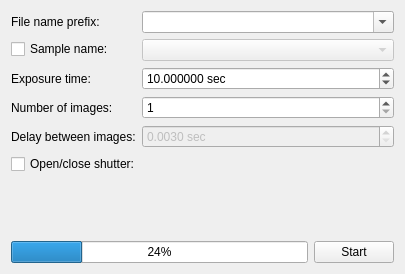
<?xml version="1.0" encoding="UTF-8"?>
<ui version="4.0">
 <class>Form</class>
 <widget class="QWidget" name="Form">
  <property name="geometry">
   <rect>
    <x>0</x>
    <y>0</y>
    <width>405</width>
    <height>274</height>
   </rect>
  </property>
  <property name="windowTitle">
   <string>Simple exposure</string>
  </property>
  <property name="windowIcon">
   <iconset resource="../../../resource/icons/icons.qrc">
    <normaloff>:/icons/exposure.svg</normaloff>:/icons/exposure.svg</iconset>
  </property>
  <layout class="QVBoxLayout" name="verticalLayout">
   <item>
    <layout class="QFormLayout" name="formLayout">
     <item row="2" column="0">
      <widget class="QCheckBox" name="sampleNameCheckBox">
       <property name="text">
        <string>Sample name:</string>
       </property>
      </widget>
     </item>
     <item row="2" column="1">
      <widget class="QComboBox" name="sampleNameComboBox">
       <property name="enabled">
        <bool>false</bool>
       </property>
      </widget>
     </item>
     <item row="3" column="0">
      <widget class="QLabel" name="label">
       <property name="text">
        <string>Exposure time:</string>
       </property>
      </widget>
     </item>
     <item row="3" column="1">
      <widget class="QDoubleSpinBox" name="exposureTimeDoubleSpinBox">
       <property name="suffix">
        <string> sec</string>
       </property>
       <property name="decimals">
        <number>6</number>
       </property>
       <property name="minimum">
        <double>0.001000000000000</double>
       </property>
       <property name="maximum">
        <double>99999.999999000006937</double>
       </property>
       <property name="value">
        <double>10.000000000000000</double>
       </property>
      </widget>
     </item>
     <item row="4" column="0">
      <widget class="QLabel" name="label_2">
       <property name="text">
        <string>Number of images:</string>
       </property>
      </widget>
     </item>
     <item row="4" column="1">
      <widget class="QSpinBox" name="imageCountSpinBox">
       <property name="minimum">
        <number>1</number>
       </property>
       <property name="maximum">
        <number>999</number>
       </property>
      </widget>
     </item>
     <item row="5" column="0">
      <widget class="QLabel" name="label_3">
       <property name="text">
        <string>Delay between images:</string>
       </property>
      </widget>
     </item>
     <item row="5" column="1">
      <widget class="QDoubleSpinBox" name="delayDoubleSpinBox">
       <property name="enabled">
        <bool>false</bool>
       </property>
       <property name="suffix">
        <string> sec</string>
       </property>
       <property name="decimals">
        <number>4</number>
       </property>
       <property name="minimum">
        <double>0.003000000000000</double>
       </property>
       <property name="maximum">
        <double>1000000.000000000000000</double>
       </property>
      </widget>
     </item>
     <item row="6" column="0" colspan="2">
      <widget class="QCheckBox" name="shutterCheckBox">
       <property name="text">
        <string>Open/close shutter:</string>
       </property>
      </widget>
     </item>
     <item row="1" column="0">
      <widget class="QLabel" name="label_4">
       <property name="text">
        <string>File name prefix:</string>
       </property>
      </widget>
     </item>
     <item row="1" column="1">
      <widget class="QComboBox" name="prefixComboBox">
       <property name="editable">
        <bool>true</bool>
       </property>
      </widget>
     </item>
    </layout>
   </item>
   <item>
    <layout class="QHBoxLayout" name="horizontalLayout">
     <item>
      <spacer name="horizontalSpacer">
       <property name="orientation">
        <enum>Qt::Horizontal</enum>
       </property>
       <property name="sizeHint" stdset="0">
        <size>
         <width>0</width>
         <height>0</height>
        </size>
       </property>
      </spacer>
     </item>
     <item>
      <widget class="QProgressBar" name="progressBar">
       <property name="sizePolicy">
        <sizepolicy hsizetype="MinimumExpanding" vsizetype="Fixed">
         <horstretch>1</horstretch>
         <verstretch>0</verstretch>
        </sizepolicy>
       </property>
       <property name="value">
        <number>24</number>
       </property>
      </widget>
     </item>
     <item>
      <widget class="QPushButton" name="startStopPushButton">
       <property name="text">
        <string>Start</string>
       </property>
       <property name="icon">
        <iconset resource="../../../resource/icons/icons.qrc">
         <normaloff>:/icons/exposure.svg</normaloff>:/icons/exposure.svg</iconset>
       </property>
      </widget>
     </item>
    </layout>
   </item>
  </layout>
 </widget>
 <tabstops>
  <tabstop>prefixComboBox</tabstop>
  <tabstop>sampleNameCheckBox</tabstop>
  <tabstop>sampleNameComboBox</tabstop>
  <tabstop>exposureTimeDoubleSpinBox</tabstop>
  <tabstop>imageCountSpinBox</tabstop>
  <tabstop>delayDoubleSpinBox</tabstop>
  <tabstop>shutterCheckBox</tabstop>
  <tabstop>startStopPushButton</tabstop>
 </tabstops>
 <resources>
  <include location="../../../resource/icons/icons.qrc"/>
 </resources>
 <connections>
  <connection>
   <sender>sampleNameCheckBox</sender>
   <signal>toggled(bool)</signal>
   <receiver>sampleNameComboBox</receiver>
   <slot>setEnabled(bool)</slot>
   <hints>
    <hint type="sourcelabel">
     <x>99</x>
     <y>11</y>
    </hint>
    <hint type="destinationlabel">
     <x>176</x>
     <y>18</y>
    </hint>
   </hints>
  </connection>
 </connections>
</ui>
